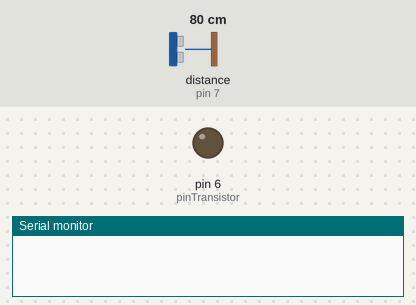
Bench run of a sketch on a simulated Arduino Uno, built with avr-gcc and run on an emulated ATmega328P. On the bench: output pins drawn as LEDs (lit = HIGH), the last lines printed to the serial monitor. Wiring (inferred from the names in the program): ultrasonic range finder: trigger pin 8; echo pin 7. Dashed ring = blinking. Inputs (shaded band) come from the test bench; at power-on: distance to the obstacle (sensor on pin 7) 80 cm. The echo pulse lasts 58.3 µs per cm; pins used as bus, display or sensor lines are not drawn.

Above: at 1.3 s.
1.4 s: distance to the obstacle (sensor on pin 7) set to 24 cm
3.2 s: distance to the obstacle (sensor on pin 7) set to 19 cm
At 6.1 s:
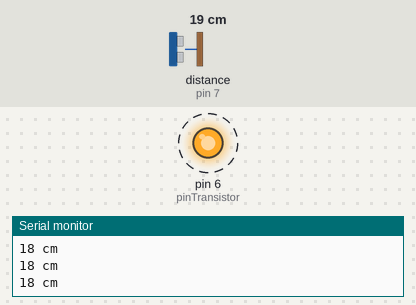
6.2 s: distance to the obstacle (sensor on pin 7) set to 35 cm
At 7.0 s:
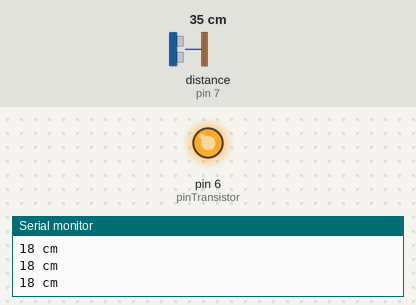
7.7 s: distance to the obstacle (sensor on pin 7) set to 2 cm
At 8.9 s:
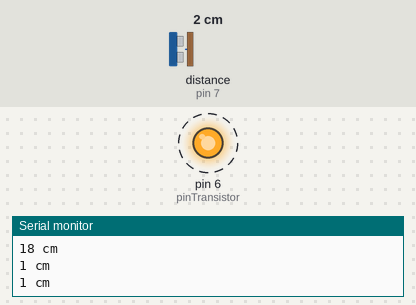
Timing chart, 0 to 11.7 s (numbered marks = the images above; inputs shaded):
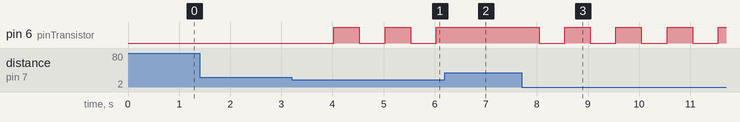

The sketch:

ultrasound-distance.ino
```cpp
// denolk
// distance measure & trigger / toggler
// HC-SR04 ultrasound

#define pinTransistor   6
#define pinEcho         7
#define pinTrigger      8
#define speedOfSound    58.2   // mach
#define rangeMax        20     // cm
#define rangeMin        0      // cm

long duration, distance;
bool isTransistorOn = false;

void setup() {
  Serial.begin (9600);
  pinMode(pinTransistor, OUTPUT);
  pinMode(pinTrigger, OUTPUT);
  pinMode(pinEcho, INPUT);
}

void switchTransistor(bool isOn) {
  if (isOn) {
    digitalWrite(pinTransistor, HIGH);
  }
  else {
    digitalWrite(pinTransistor, LOW);
  }
}

void toggleTransistor() {
  switchTransistor(isTransistorOn);
  isTransistorOn = !isTransistorOn;
}

void loop() {
  digitalWrite(pinTrigger, LOW);
  delayMicroseconds(2);
  digitalWrite(pinTrigger, HIGH);
  delayMicroseconds(10);
  digitalWrite(pinTrigger, LOW);

  duration = pulseIn(pinEcho, HIGH);
  distance = duration / speedOfSound;

  if (distance >= rangeMin && distance <= rangeMax) {
    Serial.print(distance);
    Serial.println(" cm");
    toggleTransistor();
    //switchTransistor(true);
  }
  else {
    //switchTransistor(false);
  }

  delay(500);
}
```

Measured:
- the behaviour switches between 22 and 21 cm on distance to the obstacle (sensor on pin 7) (found by bisection; images 0 and 1)
- after the input at 1.4 s, every drawn part: stays the same
- after the input at 3.2 s, pin 6 (pinTransistor): alternates HIGH for 0.50 s and LOW for 0.50 s, starting after 0.83 s
- after the input at 6.2 s, pin 6 (pinTransistor): stays HIGH (without the input it goes to LOW after 0.34 s)
- after the input at 7.7 s, pin 6 (pinTransistor): alternates HIGH for 0.50 s and LOW for 0.50 s, starting after 0.34 s
